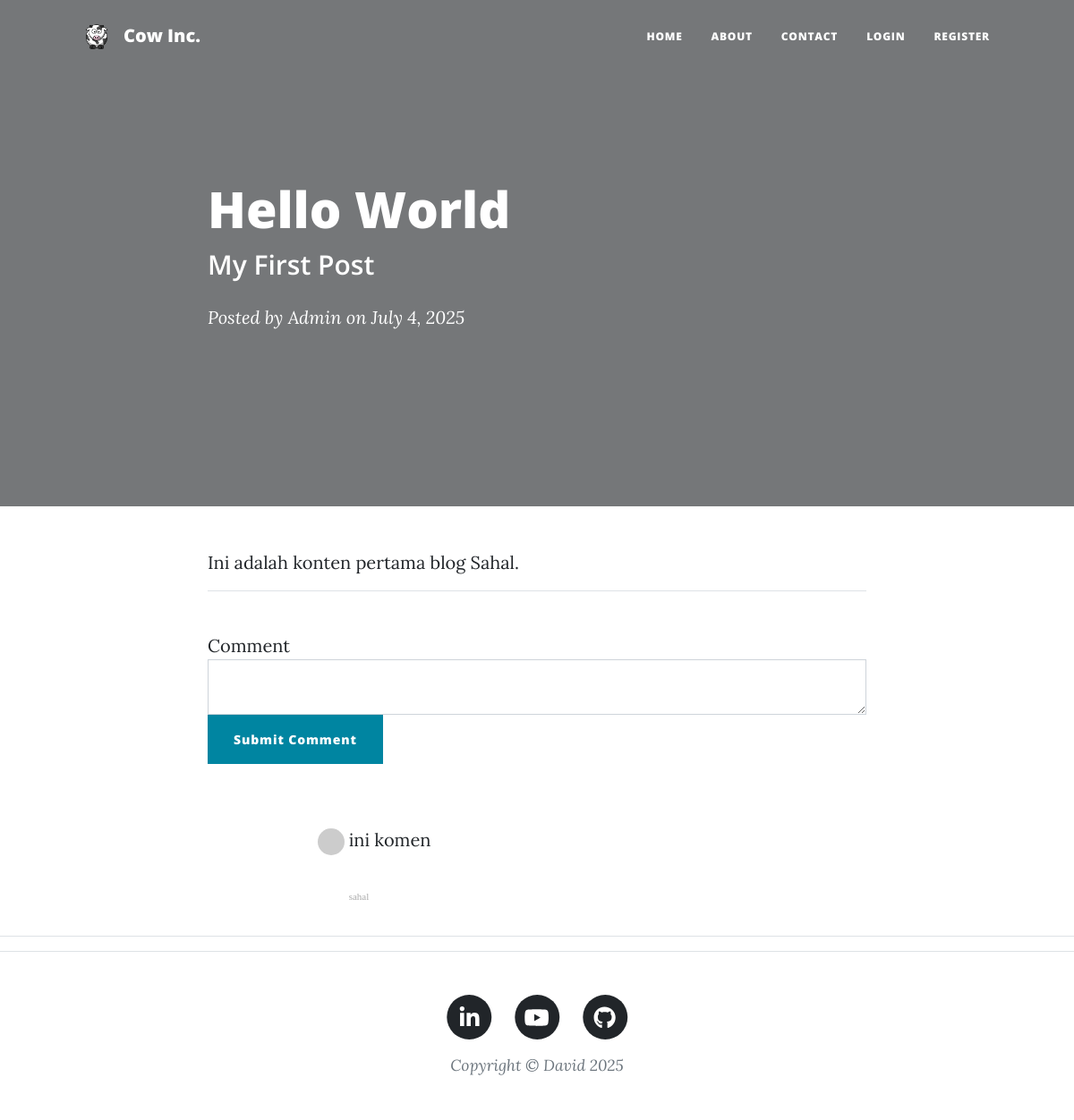
/post/1, run on the app's committed database.
### tables.py (models this page shows)
class BlogPost(db.Model):
    __tablename__ = "blog_posts"
    id = db.Column(db.Integer, primary_key=True)
    author = relationship("User", back_populates="posts")
    author_id = db.Column(db.Integer, db.ForeignKey("users.id"))
    title = db.Column(db.String(250), unique=True, nullable=False)
    subtitle = db.Column(db.String(250), nullable=False)
    date = db.Column(db.String(250), nullable=False)
    body = db.Column(db.Text, nullable=False)
    img_url = db.Column(db.String(250), nullable=False)
    comments = relationship("Comment", back_populates="post")

class User(UserMixin, db.Model):
    __tablename__ = "users"
    id = db.Column(db.Integer, primary_key=True)
    email = db.Column(db.String(100), unique=True)
    password = db.Column(db.String(100))
    name = db.Column(db.String(1000))
    posts = relationship("BlogPost", back_populates="author")
    comments = relationship("Comment", back_populates="author")

class Comment(db.Model):
    __tablename__ = "comments"
    id = db.Column(db.Integer, primary_key=True)
    text = db.Column(db.Text, nullable=False)
    author = relationship("User", back_populates="comments")
    author_id = db.Column(db.Integer, db.ForeignKey("users.id"))
    post = relationship("BlogPost", back_populates="comments")
    post_id = db.Column(db.Integer, db.ForeignKey("blog_posts.id"))

### app.py (the view, shortened to what this page needs)
@app.route("/post/<int:post_id>", methods=["GET", "POST"])
def show_post(post_id):
    all_comments = db.session.query(Comment).all()[::-1]
    requested_post = BlogPost.query.get(post_id)
    form = CommentForm()
    return render_template(
        "post.html", post=requested_post, form=form, all_comments=all_comments
    )

### forms.py
class CommentForm(FlaskForm):
    body = CKEditorField("Comment", validators=[DataRequired()])
    submit = SubmitField("Submit Comment")

### app.py (called while the page is built)
@app.context_processor
def get_year():
    return dict(year=date.today().year)

### templates/post.html (shortened to what this page needs)
{% extends 'base.html' %}
{% block content %}
<header class="masthead" style="background-image: url('{{post.img_url}}')">
    <div class="container">
        <div class="row">
            <div class="col-lg-8 col-md-10 mx-auto">
                <div class="post-heading">
                    <h1>{{post.title}}</h1>
                    <h2 class="subheading">{{post.subtitle}}</h2>
                    <span class="meta">Posted by
                        <a href="#">{{post.author.name}}</a>
                        on {{post.date}}</span>
                </div>
            </div>
        </div>
    </div>
</header>
<article>
    <div class="container">
        <div class="row">
            <div class="col-lg-8 col-md-10 mx-auto">
                {{ post.body|safe }}
                <hr>
                <br>
                {% block form %}{{super()}}{% endblock %}
                <div class="col-lg-8 col-md-10 mx-auto comment">
                    <ul class="commentList">
                        {% for comment in all_comments if comment.post == post %}
                        <li>
                            <div class="commenterImage">
                                <img src={{ comment.author.email | gravatar }}>
                            </div>
                            <div class="commentText">
                                <p>{{ comment.text | safe }}</p>
                                <span class="date sub-text">{{ comment.author.name }}</span>
                            </div>
                        </li>
                        {% endfor %}
                    </ul>
                </div>
            </div>
        </div>
    </div>
</article>
<hr>
{% block footer %}{{super()}}{% endblock%}
{% endblock %}

### data on the page
BlogPost: title "Hello World", subtitle "My First Post", date "July 4, 2025", body "Ini adalah konten pertama blog Sahal."
User: author.name "Admin"
Comment: text "ini komen", author.name "sahal"
